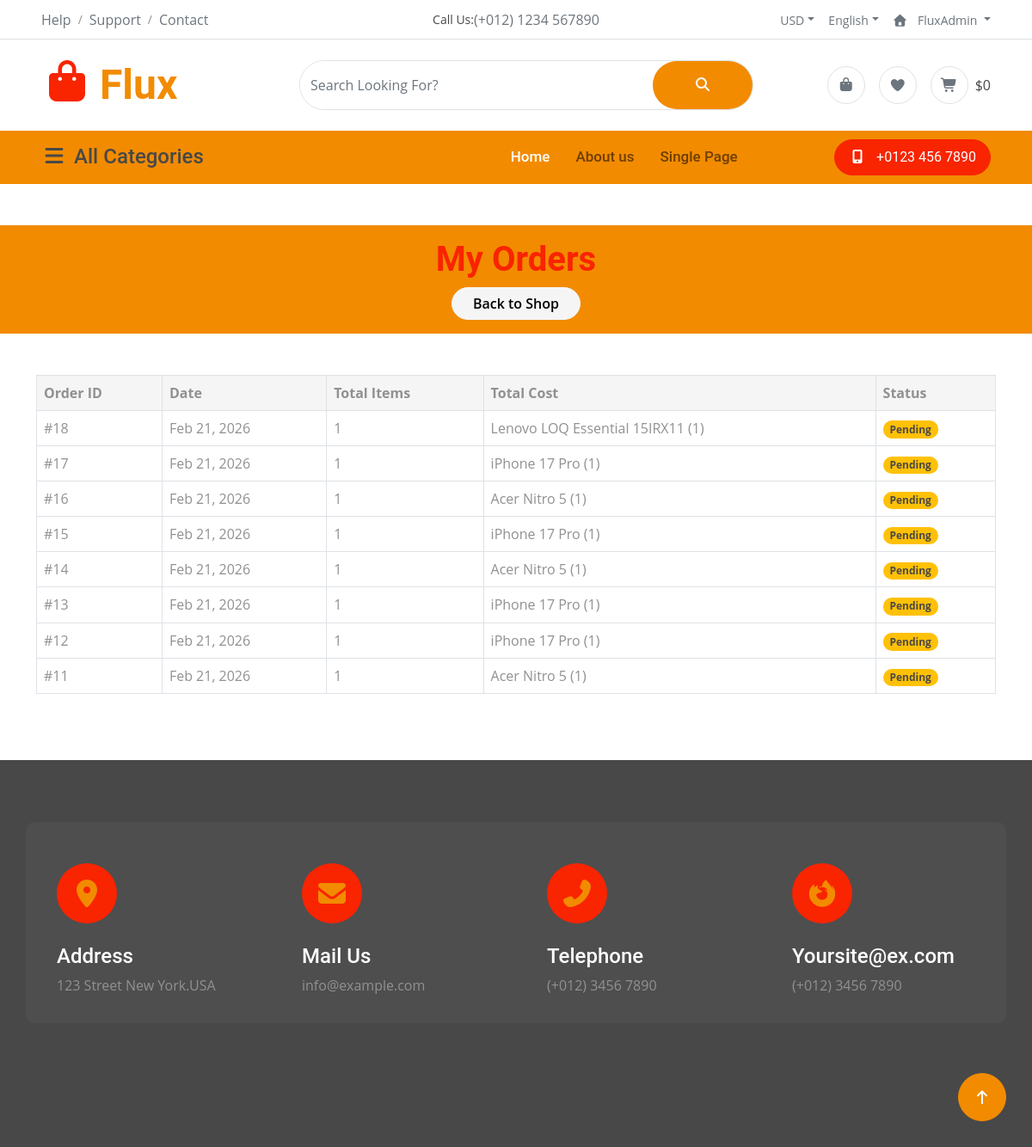
Page /my-orders/ (signed in) on the earlier database version.
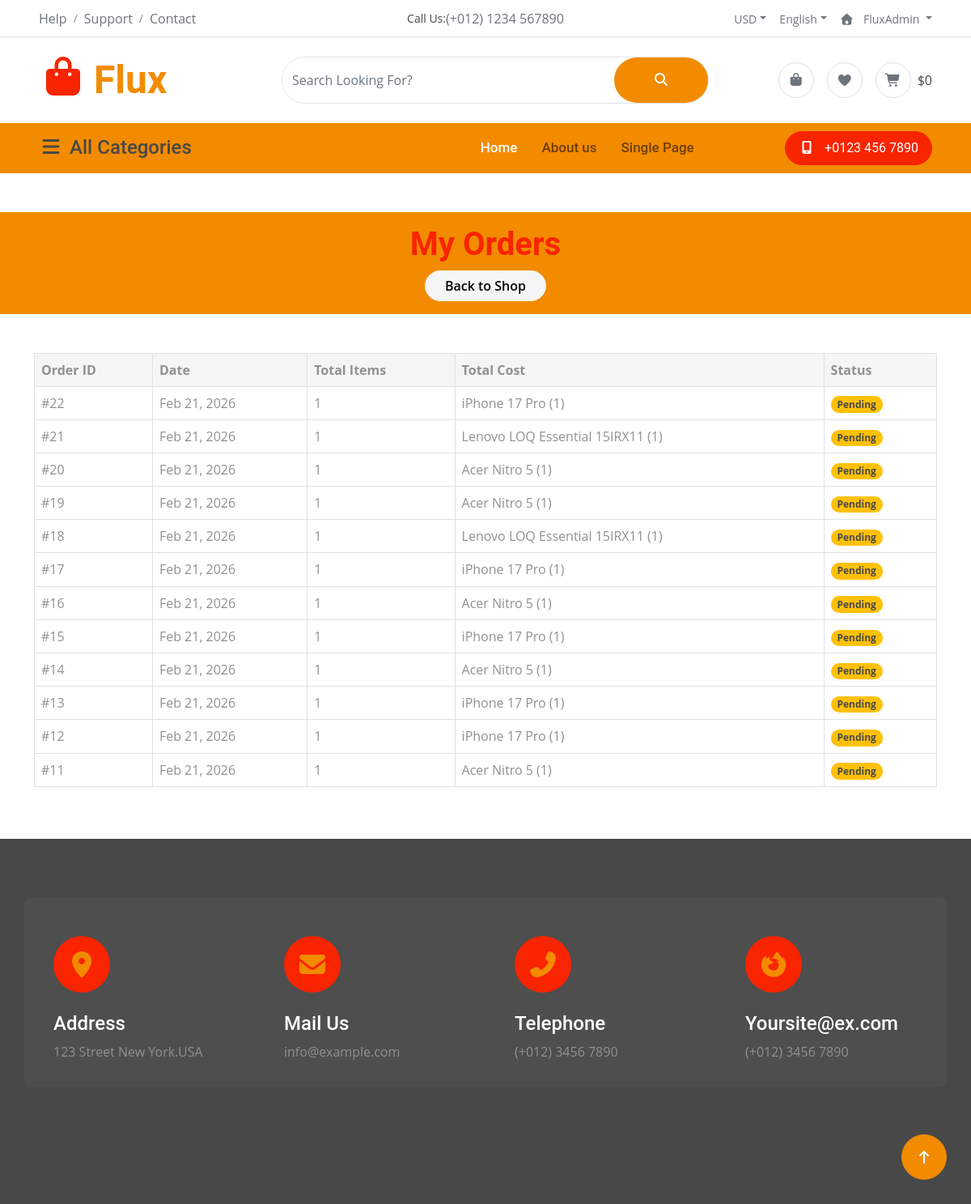
Same page on the later database version.
### flux/models.py (models this page shows, shortened)
class Order(models.Model):
    user = models.ForeignKey(User, on_delete=models.SET_NULL, null=True, blank=True)
    first_name = models.CharField(max_length=50)
    last_name = models.CharField(max_length=50)
    email = models.EmailField()
    mobile = models.CharField(max_length=20)
    address = models.CharField(max_length=250)
    city = models.CharField(max_length=100)
    country = models.CharField(max_length=100)
    zip_code = models.CharField(max_length=20)
    note = models.TextField(blank=True, null=True)
    created = models.DateTimeField(auto_now_add=True)
    paid = models.BooleanField(default=False)
    shipping_method = models.CharField(max_length=100, default="Standard")
    shipping_cost = models.DecimalField(max_digits=10, decimal_places=2, default="0.00")
    payment_method = models.CharField(max_length=100,default="Direcrt Bank Transfer")

class OrderItem(models.Model):
    order = models.ForeignKey(Order, related_name='items', on_delete=models.CASCADE)
    product = models.ForeignKey(Product, on_delete=models.CASCADE)
    price = models.DecimalField(max_digits=10, decimal_places=2)
    quantity = models.PositiveIntegerField(default=1)

class Product(models.Model):
    name = models.CharField(max_length=200)
    description = models.TextField(blank=True, null=True)
    full_description = models.TextField(blank=True, null=True)
    price = models.DecimalField(max_digits=10, decimal_places=2)
    category = models.ForeignKey(Category, on_delete=models.CASCADE)
    image = models.ImageField(upload_to='products/', blank=True, null=True)

### flux/views.py (the view)
# urls.py: path('my-orders/', views.user_orders, name='user_orders'),
@login_required
def user_orders(request):
    orders = Order.objects.filter(user=request.user).filter(user=request.user).order_by('-created')
    context = {'orders': orders}
    return render(request, 'flux/user_orders.html', context)

### flux/cart.py (called while the page is built)
    def get_total_price(self):
        return sum(Decimal(item['price']) * item['quantity'] for item in self.cart.values())

### flux/context_processors.py (called while the page is built)
def categories(request):
    return{
        'categories': Category.objects.all()
    }

def cart(request):
    return {'cart': Cart(request)}

### flux/templates/flux/user_orders.html
{% extends "flux/base.html" %}
{% load static %}
{% block content %}
<div class="container-fluid bg-primary py-3 mb-5 mt-5">
        <div class="container text-center">
             <h3 class="text-secondary display-6">My Orders</h3>
             <a href="{% url 'home' %}" class="btn btn-light rounded-pill px-4">Back to Shop</a>
        </div>
    </div>
    <div class="container mb-5" style="min-height: 50vh;">
        <div class="table-responsive">
            <table class="table table-bordered">
                <thead class="bg-light">
                    <tr>
                        <th>Order ID</th>
                        <th>Date</th>
                        <th>Total Items</th>
                        <th>Total Cost</th> <th>Status</th>
                    </tr>
                </thead>
                <tbody>
                    {% for order in orders %}
                    <tr>
                        <td>#{{ order.id }}</td>
                        <td>{{ order.created|date:"M d, Y" }}</td>
                        <td>{{ order.items.count }}</td>
                        <td>
                            {% with total=0 %}
                                {% for item in order.items.all %}
                                     {{ item.product.name }} ({{ item.quantity }})<br>
                                {% endfor %}
                            {% endwith %}
                        </td>
                        <td>
                            {% if order.paid %}
                                <span class="badge bg-success">Paid</span>
                            {% else %}
                                <span class="badge bg-warning text-dark">Pending</span>
                            {% endif %}
                        </td>
                    </tr>
                    {% empty %}
                    <tr>
                        <td colspan="5" class="text-center py-5">You haven't placed any orders yet.</td>
                    </tr>
                    {% endfor %}
                </tbody>
            </table>
        </div>
    </div>
{% endblock content %}

### flux/templates/flux/base.html (shortened to what this page needs)
{% load static %}
<!DOCTYPE html>
<html lang="en">
<head>
    <link rel="stylesheet" href="{% static 'flux/css/all.css' %}" />
    <link href="{% static 'flux/lib/animate/animate.min.css' %}" rel="stylesheet">
    <link href="{% static 'flux/lib/owlcarousel/assets/owl.carousel.min.css' %}" rel="stylesheet">
    <link href="{% static 'flux/css/bootstrap.min.css' %}" rel="stylesheet">
    <link href="{% static 'flux/css/style.css' %}" rel="stylesheet">
</head>
<body>
    <div class="container-fluid px-5 d-none border-bottom d-lg-block">
        <div class="row gx-0 align-items-center">
            <div class="col-lg-4 text-center text-lg-start mb-lg-0">
                <div class="d-inline-flex align-items-center" style="height: 45px;">
                    <a href="#" class="text-muted me-2"> Help</a><small> / </small>
                    <a href="#" class="text-muted mx-2"> Support</a><small> / </small>
                    <a href="#" class="text-muted ms-2"> Contact</a>
                </div>
            </div>
            <div class="col-lg-4 text-center d-flex align-items-center justify-content-center">
                <small class="text-dark">Call Us:</small>
                <a href="#" class="text-muted">(+012) 1234 567890</a>
            </div>
            <div class="col-lg-4 text-center text-lg-end">
                <div class="d-inline-flex align-items-center" style="height: 45px;">
                    <div class="dropdown">
                        <a href="#" class="dropdown-toggle text-muted me-2" data-bs-toggle="dropdown"><small>
                                USD</small></a>
                    </div>
                    <div class="dropdown">
                        <a href="#" class="dropdown-toggle text-muted mx-2" data-bs-toggle="dropdown"><small>
                                English</small></a>
                    </div>
                    <div class="dropdown">
                        <a href="#" class="dropdown-toggle text-muted ms-2" data-bs-toggle="dropdown"><small><i
                                    class="fa fa-home me-2"></i>
                                     {% if user.is_authenticated %}
                                        {{ user.username }} {% else %}
                                        My Account
                                    {% endif %}
                                    </small></a>
                    </div>
                </div>
            </div>
        </div>
    </div>
    <div class="container-fluid px-5 py-4 d-none d-lg-block">
        <div class="row gx-0 align-items-center text-center">
            <div class="col-md-4 col-lg-3 text-center text-lg-start">
                <div class="d-inline-flex align-items-center">
                    <a href="" class="navbar-brand p-0">
                        <h1 class="display-5 text-primary m-0"><i
                                class="fas fa-shopping-bag text-secondary me-2"></i>Flux</h1>
                    </a>
                </div>
            </div>
            <div class="col-md-4 col-lg-6 text-center">
                <div class="position-relative ps-4">
                    <form action="{% url 'home' %}" method="GET">
                        <div class="d-flex border rounded-pill">
                            <input class="form-control border-0 rounded-pill w-100 py-3" type="text" name="q" value="{{request.GET.q}}"
                                 placeholder="Search Looking For?">
                            <button type="submit" class="btn btn-primary rounded-pill py-3 px-5" style="border: 0;">
                                <i class="fas fa-search"></i>
                            </button>
                        </div>
                    </form>
                </div>
            </div>
            <div class="col-md-4 col-lg-3 text-center text-lg-end">
                <div class="d-inline-flex align-items-center">
                    {% if user.is_authenticated %}
                        <a href="{% url 'user_orders' %}" class="text-muted d-flex align-items-center justify-content-center me-3">
                            <span class="rounded-circle btn-md-square border">
                                <i class="fas fa-shopping-bag"></i>
                            </span>
                        </a>
                    {% endif %}
                    <a href="#" class="text-muted d-flex align-items-center justify-content-center me-3">
                        <span class="rounded-circle btn-md-square border">
                            <i class="fas fa-heart"></i>
                        </span>
                    </a>
                    <a href="{% url 'cart'%}" class="text-muted d-flex align-items-center justify-content-center">
                        <span class="rounded-circle btn-md-square border">
                            <i class="fas fa-shopping-cart"></i>
                        </span>
                        <span class="text-dark ms-2">${{ cart.get_total_price }}</span>
                    </a>
                </div>
            </div>
        </div>
    </div>
    <div class="container-fluid nav-bar p-0">
        <div class="row gx-0 bg-primary px-5 align-items-center">
            <div class="col-lg-3 d-none d-lg-block">
                <nav class="navbar navbar-light position-relative" style="width: 250px;">
                    <button class="navbar-toggler border-0 fs-4 w-100 px-0 text-start" type="button"
                        data-bs-toggle="collapse" data-bs-target="#allCat">
                        <h4 class="m-0"><i class="fa fa-bars me-2"></i>All Categories</h4>
                    </button>
                </nav>
            </div>
            <div class="col-12 col-lg-9">
                <nav class="navbar navbar-expand-lg navbar-light bg-primary ">
                    <div class="collapse navbar-collapse" id="navbarCollapse">
                        <div class="navbar-nav ms-auto py-0">
                            <a href="{% url 'home' %}" class="nav-item nav-link active">Home</a>
                            <a href="shop.html" class="nav-item nav-link">About us</a>
                            <a href="single.html" class="nav-item nav-link">Single Page</a>
                        </div>
                            <a href="contact.html" class="nav-item nav-link me-2">Contact</a>
                        </div>
                        <a href="" class="btn btn-secondary rounded-pill py-2 px-4 px-lg-3 mb-3 mb-md-3 mb-lg-0"><i
                                class="fa fa-mobile-alt me-2"></i> +0123 456 7890</a>
                    </div>
            </div>
        </div>
    {% block content %}
    {% endblock %}
    <div class="container-fluid footer py-5 wow fadeIn" data-wow-delay="0.2s">
        <div class="container py-5">
            <div class="row g-4 rounded mb-5" style="background: rgba(255, 255, 255, .03);">
                <div class="col-md-6 col-lg-6 col-xl-3">
                    <div class="rounded p-4">
                        <div class="rounded-circle bg-secondary d-flex align-items-center justify-content-center mb-4"
                            style="width: 70px; height: 70px;">
                            <i class="fas fa-map-marker-alt fa-2x text-primary"></i>
                        </div>
                        <div>
                            <h4 class="text-white">Address</h4>
                            <p class="mb-2">123 Street New York.USA</p>
                        </div>
                    </div>
                </div>
                <div class="col-md-6 col-lg-6 col-xl-3">
                    <div class="rounded p-4">
                        <div class="rounded-circle bg-secondary d-flex align-items-center justify-content-center mb-4"
                            style="width: 70px; height: 70px;">
                            <i class="fas fa-envelope fa-2x text-primary"></i>
                        </div>
                        <div>
                            <h4 class="text-white">Mail Us</h4>
                            <p class="mb-2">info@example.com</p>
                        </div>
                    </div>
                </div>
                <div class="col-md-6 col-lg-6 col-xl-3">
                    <div class="rounded p-4">
                        <div class="rounded-circle bg-secondary d-flex align-items-center justify-content-center mb-4"
                            style="width: 70px; height: 70px;">
                            <i class="fa fa-phone-alt fa-2x text-primary"></i>
                        </div>
                        <div>
                            <h4 class="text-white">Telephone</h4>
                            <p class="mb-2">(+012) 3456 7890</p>
                        </div>
                    </div>
                </div>
                <div class="col-md-6 col-lg-6 col-xl-3">
                    <div class="rounded p-4">
                        <div class="rounded-circle bg-secondary d-flex align-items-center justify-content-center mb-4"
                            style="width: 70px; height: 70px;">
                            <i class="fab fa-firefox-browser fa-2x text-primary"></i>
                        </div>
                        <div>
                            <h4 class="text-white">Yoursite@ex.com</h4>
                            <p class="mb-2">(+012) 3456 7890</p>
                        </div>
                    </div>
                </div>
            </div>
        </div>
    </div>
    <a href="#" class="btn btn-primary btn-lg-square back-to-top"><i class="fa fa-arrow-up"></i></a>
</body>
</html>

### flux/static/flux/css/style.css (style rules this page uses)
.back-to-top { position: fixed; right: 30px; bottom: 30px; display: flex; width: 45px; height: 45px; align-items: center; justify-content: center; transition: 0.5s; z-index: 99; }
.btn { font-weight: 600; transition: .5s; }
.btn-md-square { width: 44px; height: 44px; }
.btn-lg-square { width: 56px; height: 56px; }
.btn-square, .btn-sm-square, .btn-md-square, .btn-lg-square { padding: 0; display: flex; align-items: center; justify-content: center; font-weight: normal; border-radius: 50%; }
.btn.btn-primary { background: var(--bs-primary) !important; color: var(--bs-white) !important; font-family: 'Roboto', sans-serif; font-weight: 400; transition: 0.5s; }
.btn.btn-secondary { background: var(--bs-secondary) !important; color: var(--bs-white); font-family: 'Roboto', sans-serif; font-weight: 400; border: 1px solid var(--bs-secondary); transition: 0.5s; }
.nav-bar .navbar.navbar-light { padding: 0 !important; }
.nav-bar .navbar .navbar-nav .nav-link { padding: 18px 15px; font-weight: 500; font-family: 'Roboto', sans-serif; font-size: 17px; transition: .5s; }
.navbar .navbar-nav .nav-link:hover, .navbar .navbar-nav .nav-link.active, .fixed-top.bg-white .navbar .navbar-nav .nav-link:hover, .fixed-top.bg-white .navbar .navbar-nav .nav-link.active { color: var(--bs-white); }
.navbar .navbar-toggler { padding: 5px 15px; }
.nav-bar .navbar-toggler { border-radius: 5px !important; box-shadow: none !important; }
.footer { background: var(--bs-dark); }

Differences in the rows shown:
added Order: id "22", created "Feb 21, 2026", items.count "1", paid "Pending"
added OrderItem: product.name "iPhone 17 Pro", quantity "1", shown under "22"
added Order: id "21", created "Feb 21, 2026", items.count "1", paid "Pending"
added OrderItem: product.name "Lenovo LOQ Essential 15IRX11", quantity "1", shown under "21"
added Order: id "20", created "Feb 21, 2026", items.count "1", paid "Pending"
added OrderItem: product.name "Acer Nitro 5", quantity "1", shown under "20"
added Order: id "19", created "Feb 21, 2026", items.count "1", paid "Pending"
added OrderItem: product.name "Acer Nitro 5", quantity "1", shown under "19"
